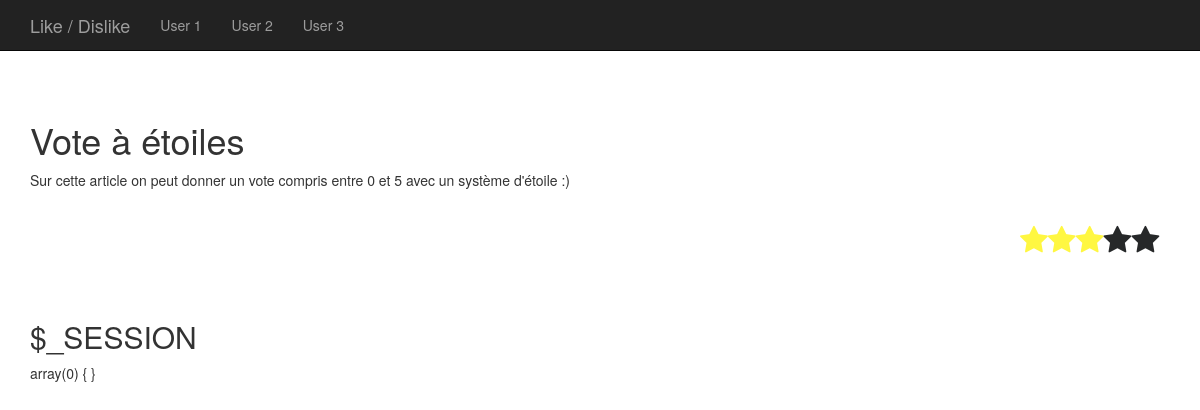
The page /single.php?id=10 on the database its author committed.
### tables this page shows
CREATE TABLE IF NOT EXISTS `articles` (
  `id` int(11) NOT NULL AUTO_INCREMENT,
  `titre` varchar(255) DEFAULT NULL,
  `contenu` longtext,
  `date` datetime DEFAULT NULL,
  `category_id` int(11) DEFAULT NULL,
  `like_count` int(11) DEFAULT '0',
  `dislike_count` int(11) DEFAULT '0',
  `vote_count` int(11) DEFAULT '0',
  `score` float DEFAULT '0',
  PRIMARY KEY (`id`),
  KEY `categogy_id` (`category_id`)
);

### single.php (the view, shortened to what this page needs)
<?php
require "_header.php";
require "class/Vote.php";
$vote = false;
$req = $pdo->prepare('SELECT * FROM articles WHERE id = ?');
$req->execute([$_GET['id']]);
$post = $req->fetch();
    ?>
    <article>
        <h1><?= $post->titre; ?></h1>
        <p><?= $post->contenu ?></p>
    </article>
    <?php if($post->id == 9): ?>
    <div class="vote <?= Vote::getClass($vote); ?>" id="vote" data-ref="articles" data-ref_id="<?= $post->id ?>" data-user_id="<?= isset($_SESSION['user_id']) ? $_SESSION['user_id'] : ''; ?>">
        <div class="vote_bar">
            <div class="vote_progress" style="width:<?= ($post->like_count + $post->dislike_count) == 0 ? 100 : round(100 * ($post->like_count / ($post->like_count + $post->dislike_count))); ?>%;"></div>
        </div>
        <div class="vote_loading">
            Chargement...
        </div>
        <div class="vote_btns">
            <button class="vote_btn vote_like"><i class="fa fa-thumbs-up"></i> <span id="like_count"><?= $post->like_count ?></span></button>
            <button class="vote_btn vote_dislike"><i class="fa fa-thumbs-down"></i> <span id="dislike_count"><?= $post->dislike_count ?></span></button>
        </div>
    </div>
    <?php else: ?>
    <div class="vote is-score<?= round($post->score); ?>" id="vote" data-ref="articles" data-ref_id="<?= $post->id ?>" data-user_id="<?= isset($_SESSION['user_id']) ? $_SESSION['user_id'] : ''; ?>">
        <div class="vote_stars">
            <span class="vote_star vote_star1" data-score="1"></span>
            <span class="vote_star vote_star2" data-score="2"></span>
            <span class="vote_star vote_star3" data-score="3"></span>
            <span class="vote_star vote_star4" data-score="4"></span>
            <span class="vote_star vote_star5" data-score="5"></span>
        </div>
    </div>
    <?php endif; ?>
<?php
require "_footer.php";

### style.css (style rules this page uses)
.fa, .vote_star { display: inline-block; font: normal normal normal 14px/1 FontAwesome; font-size: inherit; text-rendering: auto; -webkit-font-smoothing: antialiased; -moz-osx-font-smoothing: grayscale; -webkit-transform: translate(0, 0); -ms-transform: translate(0, 0); transform: translate(0, 0); }
.fa-star:before, .vote_star:before { content: "\f005"; }
.vote { width: 150px; margin: 25px 0; float: right; }
.vote_star { font-size: 30px; color: #fff741; cursor: pointer; float: left; }
.is-score3 .vote_star3 ~ .vote_star { color: #262829; }

### rows shown on the page
articles: titre "Vote à étoiles", contenu "Sur cette article on peut donner un vote compris entre 0 et 5 avec un système d'étoile :)"
